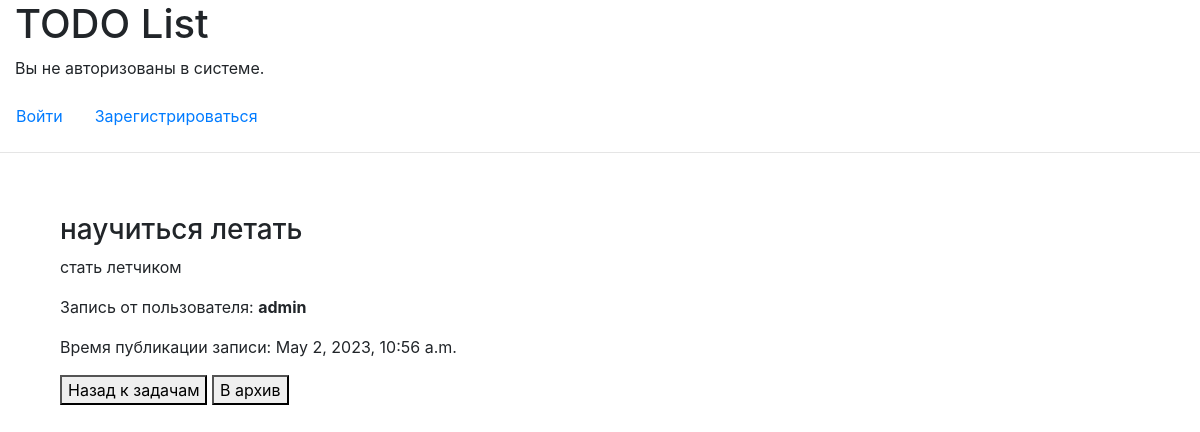
The page /todo/nauchitsia-letat on the database its author committed.
### todo/models.py (models this page shows, shortened)
class Action(models.Model): # Название таблицы в базе данных
    STATUS_CHOICE = (
        ('опубликовано', 'Опубликовано'),
        ('неопубликовано', 'Неопубликовано'),
    )
    title = models.CharField( # CharField - поле с буквенными символами в базе данных
        max_length=100, # Лимит на количество символов содержащихся в поле
        null=True, # Может ли поле содержать пустое (null) значение
        blank=True, # Будт ли необходимым заполнять поле в формах
        verbose_name='Заголовок задачи', # Название поля в админ панели
    )
    slug = models.SlugField( # SlugField - поле хранящее уникальное отображение названия в ссылке
        max_length=255,
        unique_for_date='publish', # Обеспечение уникальности каждой записи из todo list
        verbose_name='Ссылка на запись',
    )
    user = models.ForeignKey( # ForeignKey - внешний ключ-ссылка, связывающая пользователя и запись
        User, # Модель пользователя Django (не кастомная)
        on_delete=models.CASCADE, # Особенность удаления записей связанных с данным автором (вытекает напрямую из SQL)
        related_name='todo_action', # Обратная связь от User'a к Action - можно получить доступ к связанным объектам автора
    )
    content = models.TextField(
        verbose_name='Контент задачи',
    )
    publish = models.DateTimeField( # DateTimeField - поле содержащее дату и точное время поля
        default=timezone.now(), # Время публикации записи (то же самое что и datetime.now(), только с учетом зоны)
        verbose_name='Время публикации'
    )
    created = models.DateTimeField(
        auto_now_add=True, # Создает временную метку в тот момент, когда запись появляется в базе данных
        verbose_name='Время создания задачи', # Название поля в админ панели
    )
    updated = models.DateTimeField(
        auto_now=True, # Дата сохраняется автоматически при сохранении объекта
        verbose_name='Время изменения задачи',
    )
    status = models.CharField(
        max_length=20,
        choices=STATUS_CHOICE,
        default='опубликовано',
    )
    class Meta:
        ordering = ['-publish'] # Порядок вывода записей в админ панели
        verbose_name = 'Список дел' # Название для отображения модели в админ панели
        verbose_name_plural = 'Список дел' # Название для отображения модели в админ панели во множественном числе

### todo/views.py (the view)
        def wraps(*args, **kwargs):
            result = func(*args, **kwargs)
            if isinstance(result, tuple):
                context = {
                        'objs': result[0],
                        'is_archived': result[1],
                    }
            else:
                context = {
                    'objs': result,
                }
            return render(
                args[0],
                template,
                context,
            )

### todo/views.py (called while the page is built)
def choose_template(template):
    def render_todos(func):
        def wraps(*args, **kwargs):
            result = func(*args, **kwargs)
            if isinstance(result, tuple):
                context = {
                        'objs': result[0],
                        'is_archived': result[1],
                    }
            else:
                context = {
                    'objs': result,
                }
            return render(
                args[0],
                template,
                context,
            )
        return wraps
    return render_todos

@choose_template('todo/action.html')
def todo(request, slug):
    return Action.objects.filter(slug=slug).get()

### todo/templates/todo/action.html
{% extends 'todo/layout.html' %}
{% block body %}
<div style="margin: 30px; padding: 30px;">
    <h3>{{ objs.title }}</h3>
    <p>{{ objs.content }}</p>
    <p>Запись от пользователя: <strong>{{ objs.user }}</strong></p>
    <p>Время публикации записи: <data value="{{ obj.publish }}">{{ objs.publish }}</data></p>
    <a href="{% url 'index' %}"><button type="button">Назад к задачам</button></a>
    {% if objs.status == 'опубликовано' %}
        <a href="{% url 'to_archive' slug=objs.slug %}"><button type="button">В архив</button></a>
    {% else %}
        <a href="{% url 'from_archive' slug=objs.slug %}"><button type="button">Из архива</button></a>
    {% endif %}
</div>
{% endblock %}

### rows shown on the page
Action: title "научиться летать", content "стать летчиком", user "admin", publish "May 2, 2023, 10:56 a.m."
